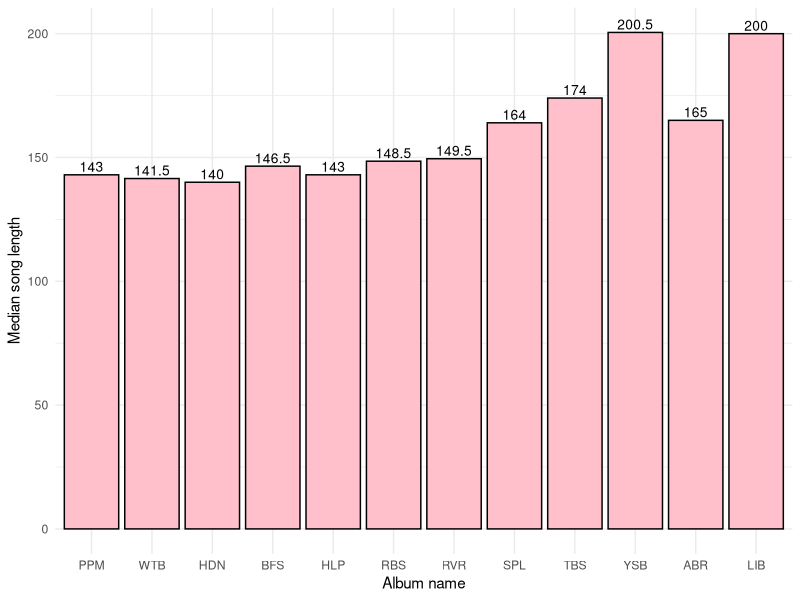
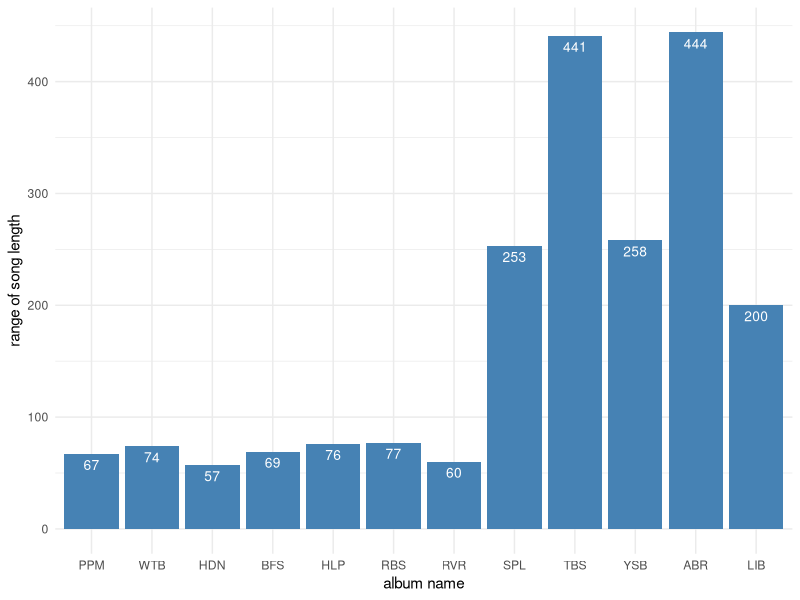
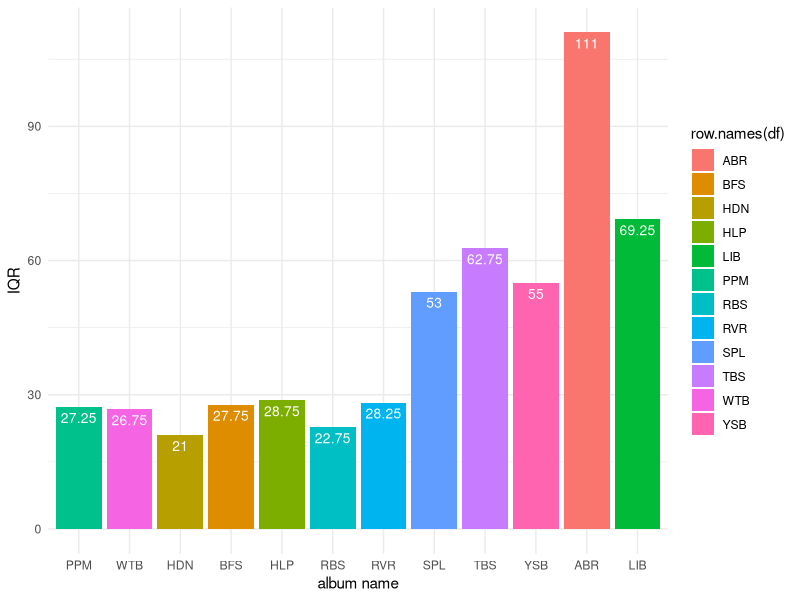
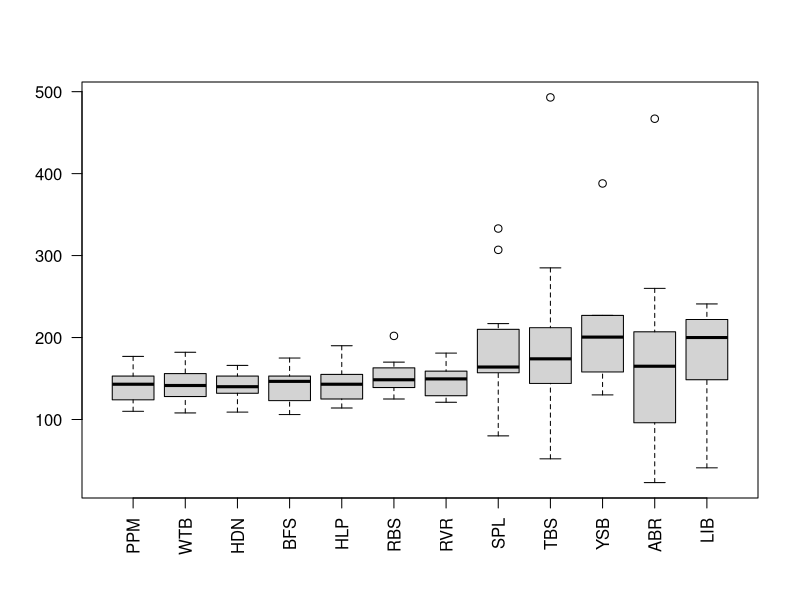

Here is the R script that generated these plots, in order:
## ---- chunk 1
d= read.csv('Beatles.csv')
## ---- chunk 2
albumMed = apply(d,2, median, na.rm=T)
albumMed
## ---- chunk 3

A = data.frame(albumMed)
library(ggplot2)
B = ggplot(data=A, aes(x=row.names(A), y= albumMed)) +
  geom_bar(stat="identity",  color="black", fill="pink") +
  geom_text(aes(label= albumMed), vjust=-0.3, size=3.5) +
  theme_minimal() + scale_x_discrete(limits=row.names(A))
B + labs(x = "Album name", y = "Median song length") 
## ---- chunk 4
R =  apply(d, 2, range, na.rm = TRUE)
R = R[2,] - R[1,]
R
## ---- chunk 5
Bar =  data.frame(R)
p = ggplot(data=Bar, aes(x=row.names(Bar), y=R)) +
  geom_bar(stat="identity", fill="steelblue") + geom_text(aes(label=R), vjust=1.6, color="white", size=3.5)+ 
  theme_minimal() + scale_x_discrete(limits=row.names(Bar))
p + labs(x = "album name", y = "range of song length")
## ---- chunk 6
quants = c(0.25,0.50,0.75)
AlbumQRT = apply(d, 2, quantile, prob = quants, na.rm = TRUE)
AlbumQRT
## ---- chunk 7
AlbumIQR =  apply(d, 2, IQR, na.rm = TRUE)
AlbumIQR
## ---- chunk 8
library(ggplot2)
df = data.frame(AlbumIQR)
p= ggplot(df, aes(x=row.names(df), y=AlbumIQR, fill=row.names(df))) +
  geom_bar(stat="identity") + geom_text(aes(label=AlbumIQR), vjust=1.6, color="white", size=3.5) + theme_minimal() +
   scale_x_discrete(limits=row.names(df))
p + labs(x = "album name", y = "IQR")
## ---- chunk 9
myfunc = function(){
  mst = list()
  for(i in seq(1,36, by = 3)){
    lower = AlbumQRT[i]
    mst = c(mst, lower)
 
  }
    return(mst) 
}

lsr = myfunc()

val1 = as.numeric(lsr) - (1.5 * AlbumIQR)
val1
## ---- chunk 10
myfunc = function(){
  mst = list()
  for(i in seq(3,36, by = 3)){
    upper = AlbumQRT[i]
    mst = c(mst, upper)
 
  }
    return(mst) 
}

lsr = myfunc()

val2 = as.numeric(lsr) + (1.5 * AlbumIQR)
val2
## ---- chunk 11
table = matrix(NA, nrow = 2, ncol = 12)
colnames(table) <- c("PPM","WTB","HDN","BFS","HLP","RBS","RVR","SPL","TBS","YSB","ABR","LIB")
table[1,] = c("","","","","",202,"",307,493,383,467,"")
table[2,] = c("","","","","",333,"","","","","","")
table
## ---- chunk 12
boxplot(d, las = 2)
